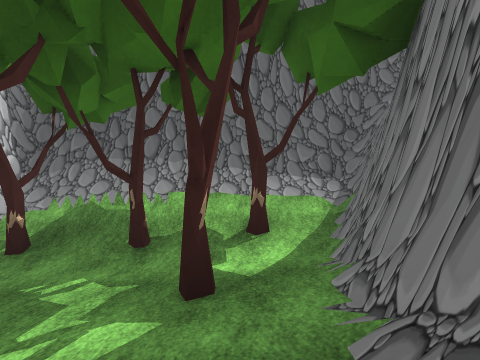
view 1 (above)

24 first-person views from a walk through a scene from a Unity 3-D project. The camera is 1.5 m above the floor, tilts 6° down and sees 85° across. The floor is counted in squares, 2 m on a side. Each view is taken from the middle of a square. On the plan, view 1 faces up. The plan holds only what a view shows up to about 9 squares ahead; the rest is blank. The place goes on beyond the plan. Some surface patterns are stand-ins.

view 2
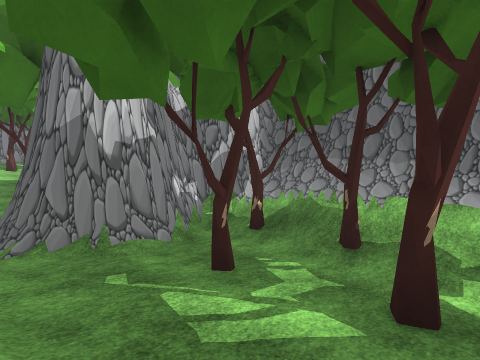

view 3
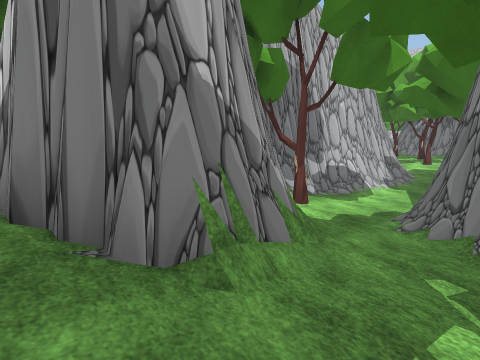

view 4
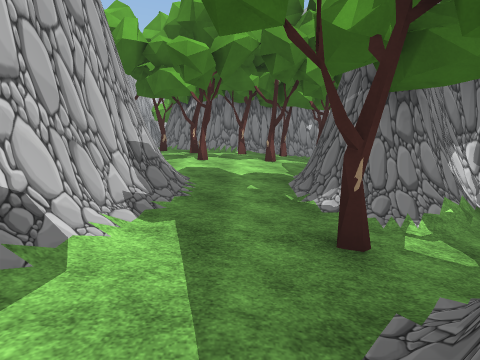

view 5
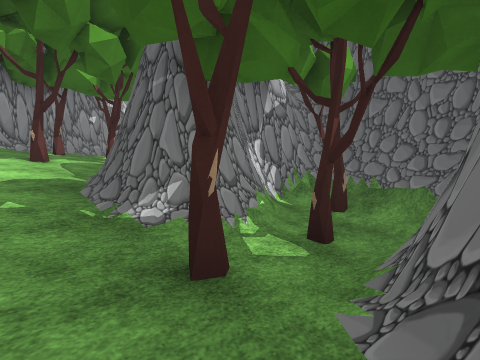

view 6
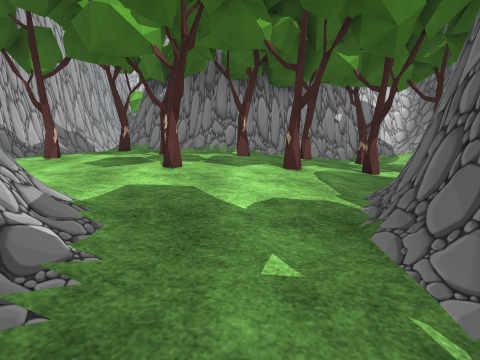

view 7
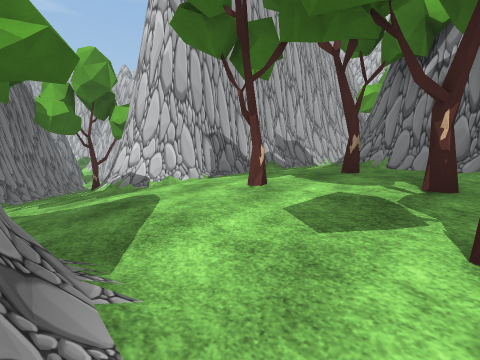

view 8
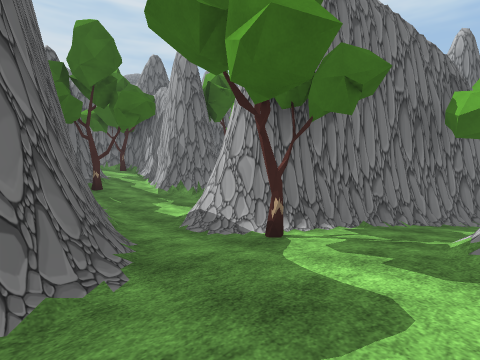

view 9
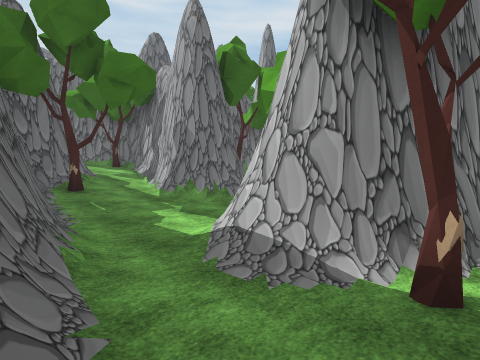

view 10
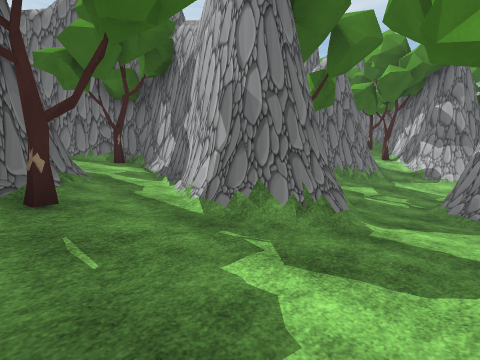

view 11
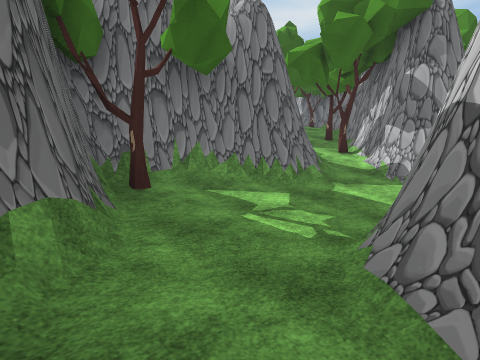

view 12
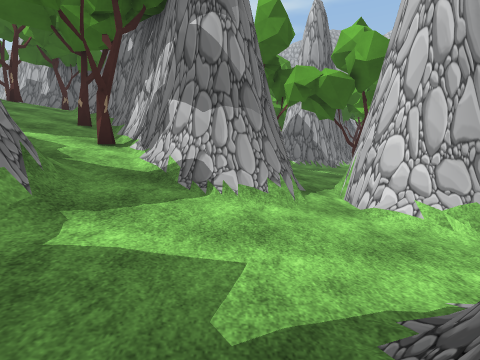

view 13
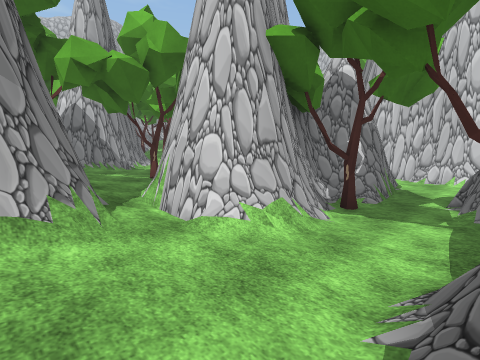

view 14
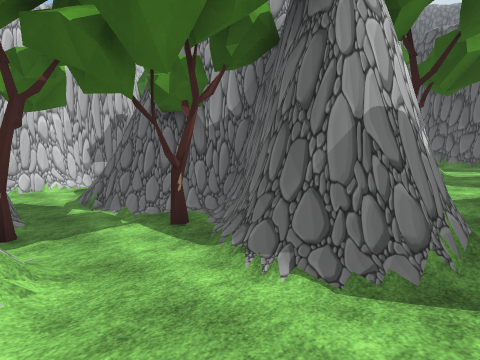

view 15
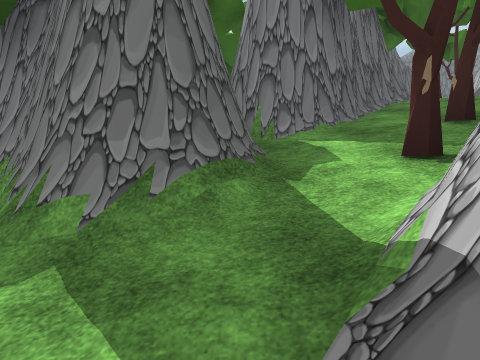

view 16
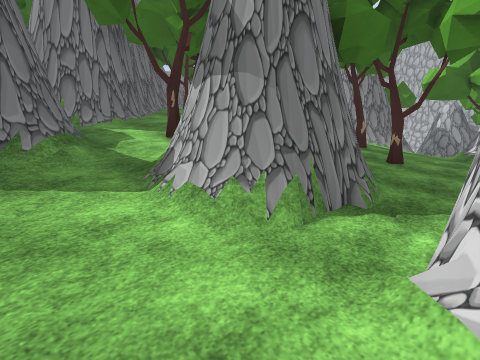

view 17
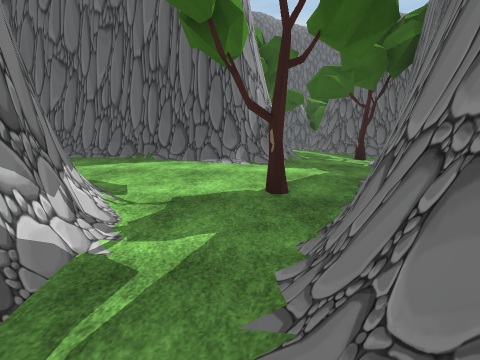

view 18
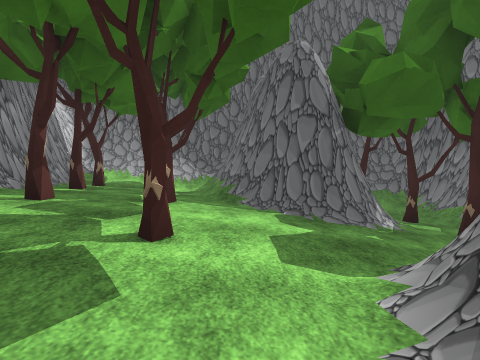

view 19
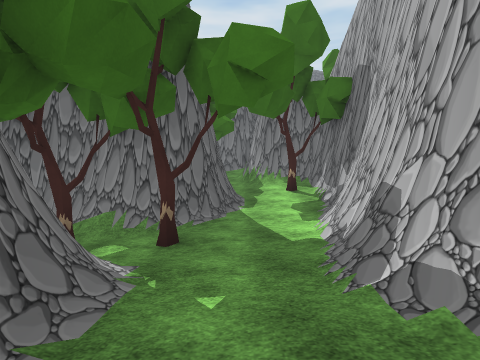

view 20
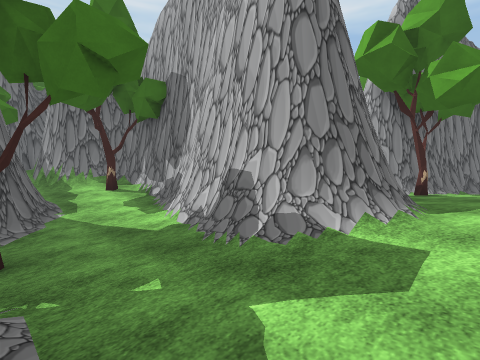

view 21
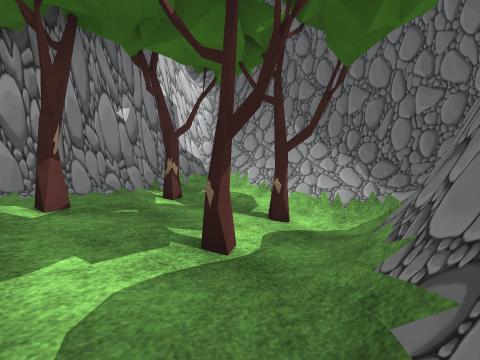

view 22
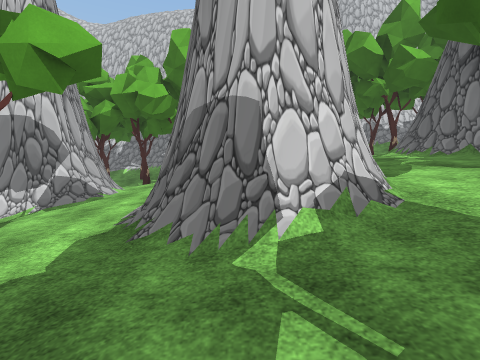

view 23
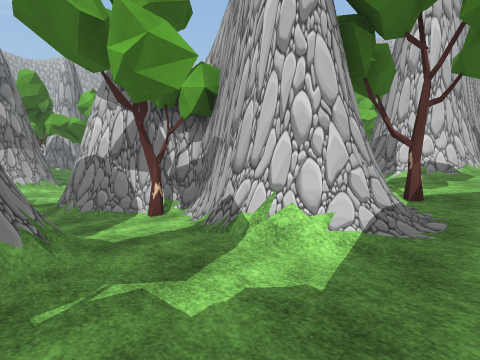

view 24
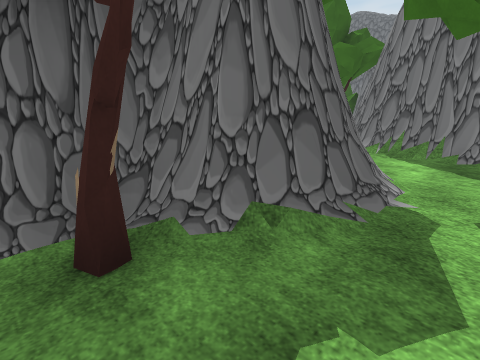

### Floor plan
Key: @ floor where view 1 was taken; # wall or solid block; . main floor; : floor 0.25 m higher than the main floor; - floor 0.25 m lower than the main floor; + floor 0.5 m higher than the main floor; _ floor 0.5 m lower than the main floor; * floor 0.75 m higher than the main floor; < floor 0.75 m lower than the main floor; % floor 1 m higher than the main floor; ( floor 1 m lower than the main floor; & floor 1.25 m higher than the main floor; ! floor 1.25 m lower than the main floor; ? floor 1.5 m lower than the main floor; $ floor 3 m higher than the main floor; / step, stairs or slope; = window, fence, low wall or low ledge; T tree; O other object.
Columns run from 20 left of view 1 to 5 right of it. Each row starts with its distance up from view 1.
  5      ####  #### #######
  4      #%T## #T/# ##=/==#
  3      #T+####/T# #T-TT##
  2      ##*T###/<###<T-T#
  1      #T%T+##-T###--..#
  0      ##T%+:.--_//.//@#
 -1      #/TT*////--T/##*
 -2 OT   #&%%*###########    T
 -3 T   ##TT%*##### ##       T
 -4     &&%%%+:#######
 -5  ####/%%*+...-./T##  /#
 -6    ######:T##--../##%##
 -7    ######./##/-//.:+%#
 -8    //###/.###/_#####T#
 -9   T....--/###<<####
-10  T_/##_T_## #T(<###
-11      #/<######/<_T#
-12      #//######/(_##
-13      #(/##/T##(<##
-14      #(!!???!((<##
-15      #(##T###(///#/#
-16         ########///#
-17             ####T//##
-18             (_ ##T//##
-19            (<T/ ###/$#
-20            T<-T    $T
-21           <<_-:
-22           ###.:
-23              /.

Where each view was taken, in squares from view 1:
view 1: 0 up, 0 right, facing up
view 2: 0 up, 0 right, facing up-left
view 3: 1 up, 0 right, facing down-left
view 4: 0 up, 5 left, facing left
view 5: 0 up, 6 left, facing up-left
view 6: 0 up, 8 left, facing left
view 7: 1 down, 10 left, facing down-left
view 8: 3 down, 12 left, facing down-right
view 9: 4 down, 10 left, facing down-right
view 10: 5 down, 7 left, facing down-right
view 11: 9 down, 7 left, facing down-right
view 12: 12 down, 6 left, facing down
view 13: 13 down, 6 left, facing down-left
view 14: 15 down, 6 left, facing up-left
view 15: 15 down, 6 left, facing right
view 16: 14 down, 8 left, facing down-right
view 17: 13 down, 13 left, facing up
view 18: 3 down, 11 left, facing up
view 19: 0 up, 11 left, facing right
view 20: 1 up, 11 left, facing down-right
view 21: 1 up, 11 left, facing up-left
view 22: 7 down, 10 left, facing left
view 23: 5 down, 5 left, facing down-left
view 24: 7 down, 4 left, facing up-right
